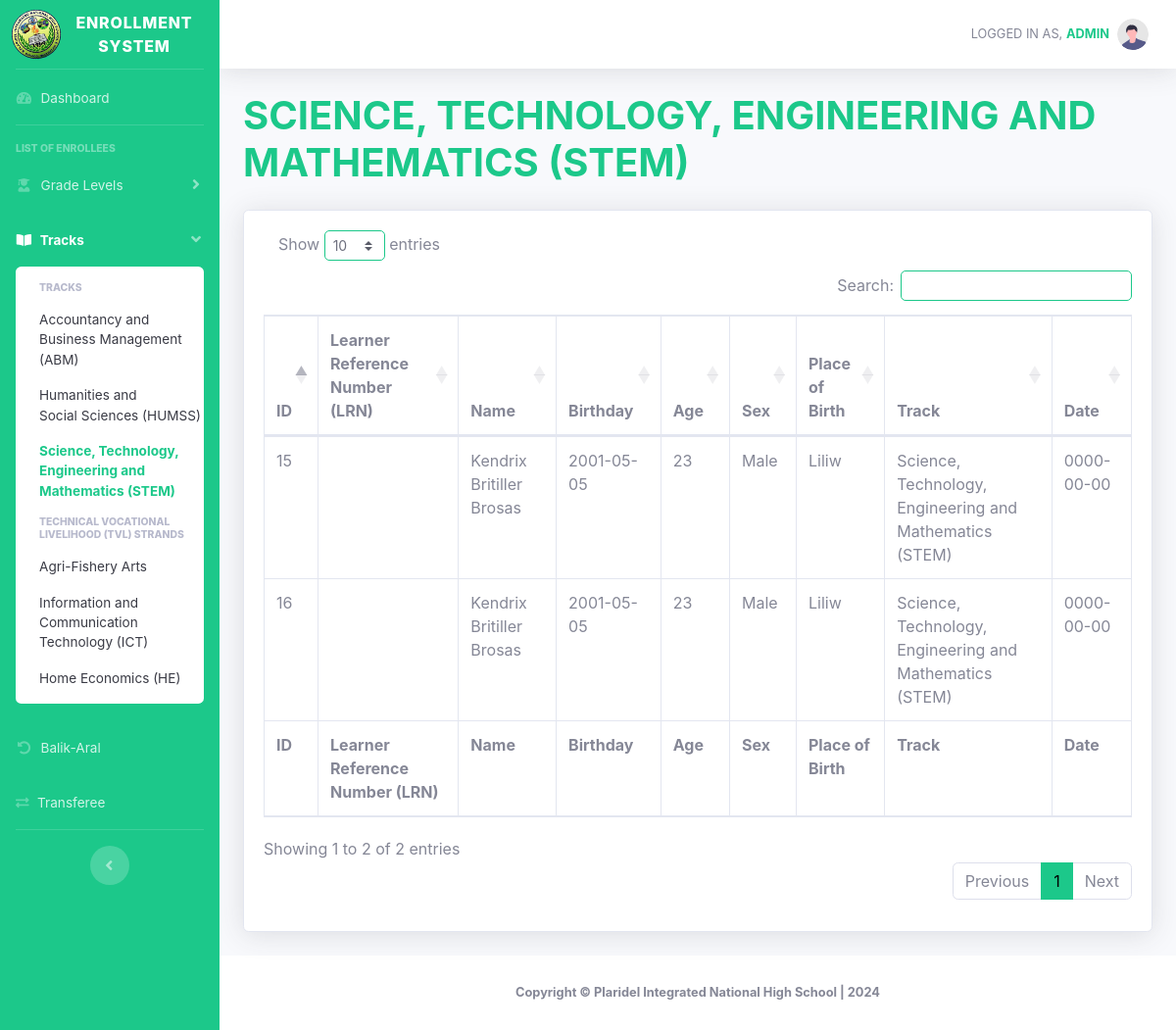
Before: /stem.php (signed in) with the older database file.
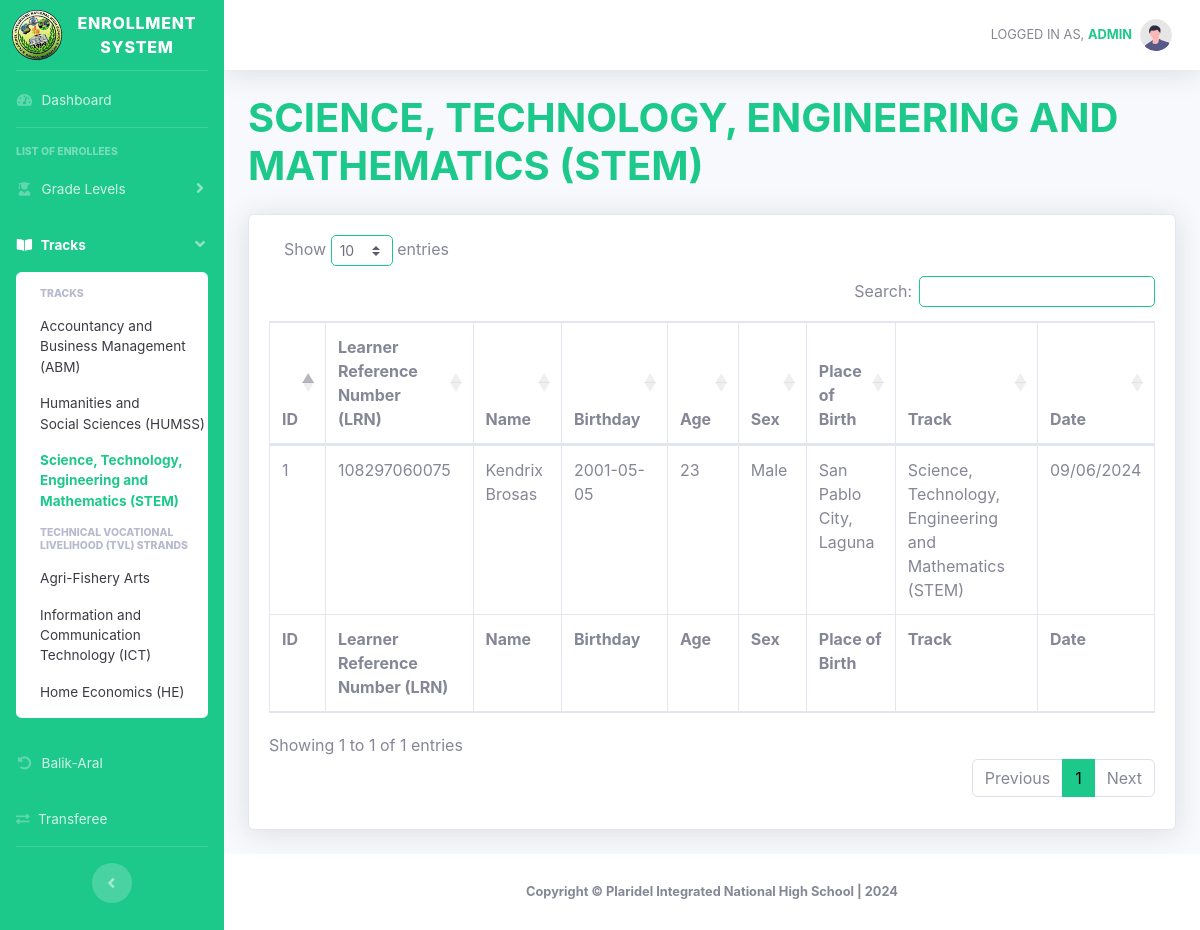
After: the same page with the newer database file.
### tables this page shows
CREATE TABLE `enrollment` (
  `id` int(11) NOT NULL,
  `schoolyear` varchar(100) NOT NULL,
  `gradelevel` varchar(100) NOT NULL,
  `lrn` varchar(100) NOT NULL,
  `reference` varchar(100) NOT NULL,
  `balikaral` varchar(100) NOT NULL,
  `transfer` varchar(100) NOT NULL,
  `birthnumber` varchar(100) NOT NULL,
  `lastname` varchar(100) NOT NULL,
  `firstname` varchar(100) NOT NULL,
  `middlename` varchar(100) NOT NULL,
  `extension` varchar(100) NOT NULL,
  `sex` varchar(100) NOT NULL,
  `birthday` varchar(100) NOT NULL,
  `age` varchar(100) NOT NULL,
  `mother_tongue` varchar(100) NOT NULL,
  `placeofbirth` varchar(100) NOT NULL,
  `ip` varchar(100) NOT NULL,
  `indigenous` varchar(100) NOT NULL,
  `pantawid` varchar(100) NOT NULL,
  `pantawidProgram` varchar(100) NOT NULL,
  `disability` varchar(100) NOT NULL,
  `learnerdisability` varchar(100) NOT NULL,
  `housenumber_text` varchar(100) NOT NULL,
  `streetname_text` varchar(100) NOT NULL,
  `barangay_text` varchar(100) NOT NULL,
  `city_text` varchar(100) NOT NULL,
  `province_text` varchar(100) NOT NULL,
  `country_text` varchar(100) NOT NULL,
  `zipcode` varchar(100) NOT NULL,
  `permanent_housenumber_text` varchar(100) NOT NULL,
  `permanent_streetname_text` tinytext NOT NULL,
  `permanent_barangay_text` varchar(100) NOT NULL,
  `permanent_city_text` varchar(100) NOT NULL,
  `permanent_province_text` varchar(100) NOT NULL,
  `permanent_country_text` varchar(100) NOT NULL,
  `permanent_zipcode` varchar(100) NOT NULL,
  `fathers_lastname` varchar(100) NOT NULL,
  `fathers_firstname` varchar(100) NOT NULL,
  `fathers_middlename` varchar(100) NOT NULL,
  `fathers_phonenumber` varchar(100) NOT NULL,
  `mothers_lastname` varchar(100) NOT NULL,
  `mothers_firstname` varchar(100) NOT NULL,
  `mothers_middlename` varchar(100) NOT NULL,
  `mothers_phonenumber` varchar(100) NOT NULL,
  `guardians_lastname` varchar(100) NOT NULL,
  `guardians_firstname` varchar(100) NOT NULL,
  `guardians_middlename` varchar(100) NOT NULL,
  `guardians_phonenumber` varchar(100) NOT NULL,
  `lastgradelevel` varchar(100) NOT NULL,
  `lastschoolyear` varchar(100) NOT NULL,
  `lastschoolattended` varchar(100) NOT NULL,
  `schoolid` varchar(100) NOT NULL,
  `semester` varchar(100) NOT NULL,
  `track` varchar(100) NOT NULL,
  `strand` varchar(100) NOT NULL,
  `modality` varchar(100) NOT NULL,
  `date` varchar(100) NOT NULL,
  `time` varchar(100) NOT NULL
);

### stem.php (the view, shortened to what the changed rows need)
<!DOCTYPE html>
<html lang="en">
<head>
    <link href="vendor/fontawesome-free/css/all.min.css" rel="stylesheet" type="text/css">
    <link href="css/sb-admin-2.min.css" rel="stylesheet">
    <link href="vendor/datatables/dataTables.bootstrap4.min.css" rel="stylesheet">
    <link rel="stylesheet" type="text/css" href="https://cdn.datatables.net/1.10.25/css/dataTables.bootstrap4.min.css">
    <link rel="stylesheet" type="text/css" href="https://cdn.datatables.net/buttons/1.7.1/css/buttons.bootstrap4.min.css">
</head>
<body id="page-top">
    <div id="wrapper">
        <div id="content-wrapper" class="d-flex flex-column">
            <div id="content">
                <div class="container-fluid">
                    <div class="d-sm-flex align-items-center justify-content-between mb-4">
                        <h1 class="h1 mb-0 text-success" style="text-transform:uppercase;"><b>Science, Technology, Engineering and Mathematics (STEM)</b></h1>
                    </div>
                    <div class="card shadow mb-4">
                        <div class="card-body">
                            <div class="table-responsive">
                                <table class="table table-bordered" id="dataTable" width="100%" cellspacing="0">
                                    <thead>
                                        <tr>
                                            <th>ID</th>
                                            <th>Learner Reference Number (LRN)</th>
                                            <th>Name</th>
                                            <th>Birthday</th>
                                            <th>Age</th>
                                            <th>Sex</th>
                                            <th>Place of Birth</th>
                                            <th>Track</th>
                                            <th>Date</th>
                                        </tr>
                                    </thead>
                                    <tfoot>
                                        <tr>
                                            <th>ID</th>
                                            <th>Learner Reference Number (LRN)</th>
                                            <th>Name</th>
                                            <th>Birthday</th>
                                            <th>Age</th>
                                            <th>Sex</th>
                                            <th>Place of Birth</th>
                                            <th>Track</th>
                                            <th>Date</th>
                                        </tr>
                                    </tfoot>
                                    <tbody>
                                        <?php
                                        include 'conn.php';
                                        $query = "SELECT * FROM enrollment WHERE track = 'Science, Technology, Engineering and Mathematics (STEM)'";
                                        $query_run = mysqli_query($conn, $query);
                                        if (mysqli_num_rows($query_run) > 0) {
                                            foreach ($query_run as $items) {
                                        ?>
                                                <tr>
                                                    <td>
                                                        <?= $items['id']; ?>
                                                    </td>
                                                    <td>
                                                        <?= $items['reference']; ?>
                                                    </td>
                                                    <td>
                                                        <?= $items['firstname'] . " " . $items['middlename'] . " " . $items['lastname'] ?>
                                                    </td>
                                                    <td>
                                                        <?= $items['birthday']; ?>
                                                    </td>
                                                    <td>
                                                        <?= $items['age']; ?>
                                                    </td>
                                                    <td>
                                                        <?= $items['sex']; ?>
                                                    </td>
                                                    <td>
                                                        <?= $items['placeofbirth']; ?>
                                                    </td>
                                                    <td>
                                                        <?= $items['track']; ?>
                                                    </td>
                                                    <td>
                                                        <?= $items['date']; ?>
                                                    </td>
                                                </tr>
                                        <?php
                                            }
                                        }
                                        ?>
                                    </tbody>
                                </table>
                            </div>
                        </div>
                    </div>
                </div>
            </div>
        </div>
    </div>
</body>
</html>

Changed rows visible on the page:
removed enrollment: id "15", firstname "Kendrix", middlename "Britiller", lastname "Brosas", birthday "2001-05-05", age "23", sex "Male", placeofbirth "Liliw", track "Science, Technology, Engineering and Mathematics (STEM)", date "0000-00-00"
removed enrollment: id "16", firstname "Kendrix", middlename "Britiller", lastname "Brosas", birthday "2001-05-05", age "23", sex "Male", placeofbirth "Liliw", track "Science, Technology, Engineering and Mathematics (STEM)", date "0000-00-00"
added enrollment: id "1", reference "108297060075", firstname "Kendrix", lastname "Brosas", birthday "2001-05-05", age "23", sex "Male", placeofbirth "San Pablo City, Laguna", track "Science, Technology, Engineering and Mathematics (STEM)", date "09/06/2024"
Other visible differences:
text written by a page script: "Show entries Search: Showing 1 to 2 of 2 entries Previous 1 Next" → "Show entries Search: Showing 1 to 1 of 1 entries Previous 1 Next"
